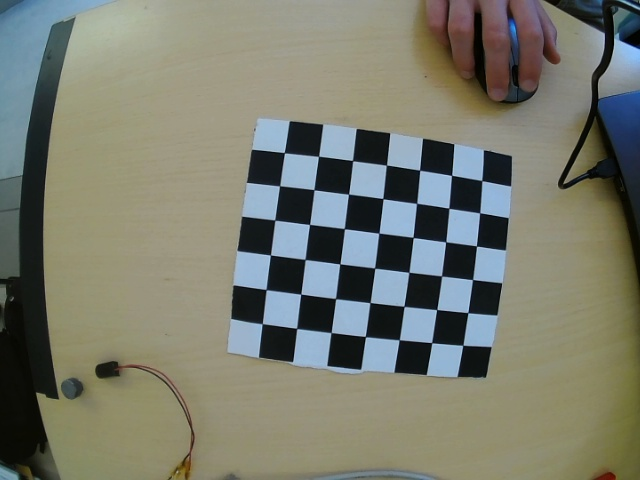
#> input picture Sources/Camera/Chessboard/chess_0.jpg, 640 x 480 px; its folder holds only this picture in this run
$ python test.py
#> lines starting #> are read from the running program, lines starting #| are printed output that depends on the picture; after the words box and inside, x2 and y2 are one past the last pixel; in counts of white or black regions, pixels touching at a corner belong together
import numpy as np
import cv2
import glob

# termination criteria
criteria = (cv2.TERM_CRITERIA_EPS + cv2.TERM_CRITERIA_MAX_ITER, 30, 0.001)

# prepare object points, like (0,0,0), (1,0,0), (2,0,0) ....,(6,5,0)
objp = np.zeros((6 * 7, 3), np.float32)
objp[:, :2] = np.mgrid[0:7, 0:6].T.reshape(-1, 2)

# Arrays to store object points and image points from all the images.
objpoints = []  # 3d point in real world space
imgpoints = []  # 2d points in image plane.

images = glob.glob('*.jpg')

for fname in images:
    img = cv2.imread(fname)
#> img is the input picture: shape (480, 640, 3); mean B, G, R 109.7, 122.9, 120.7
    gray = cv2.cvtColor(img, cv2.COLOR_BGR2GRAY)
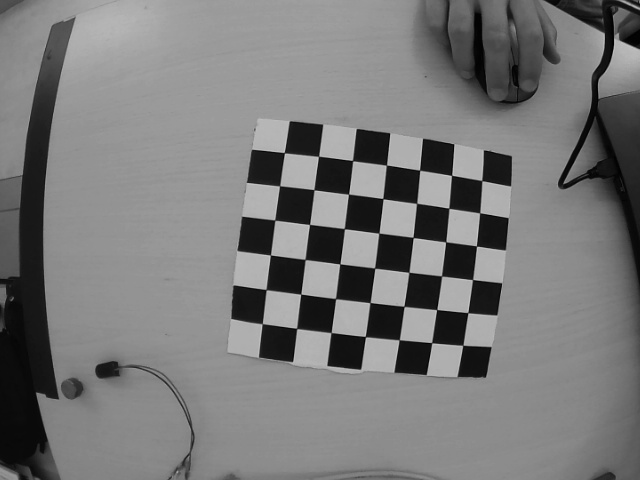
#> gray: shape (480, 640); min 0, max 204, mean 120.7

    # Find the chess board corners
    ret, corners = cv2.findChessboardCorners(gray, (7, 6), None)
#> ret = True; corners = 42 rows, first 8: [462.9, 345.2], [431.5, 343], [398.8, 340.1], [365.3, 336.7], [331, 332.6], [296.6, 328.4], [261.9, 323.7], [467.7, 313]

    # If found, add object points, image points (after refining them)
    if ret == True:
        # objpoints.append(objp)

        corners2 = cv2.cornerSubPix(gray, corners, (11, 11), (-1, -1), criteria)
#> corners2 = 42 rows, first 8: [462.9, 345.3], [431.7, 342.7], [399.3, 339.8], [365.4, 336.6], [331, 332.5], [296.6, 328.4], [262.3, 323.7], [467.8, 312.6]
        # imgpoints.append(corners)

        # Draw and display the corners
        cv2.drawChessboardCorners(img, (7, 6), corners2, ret)
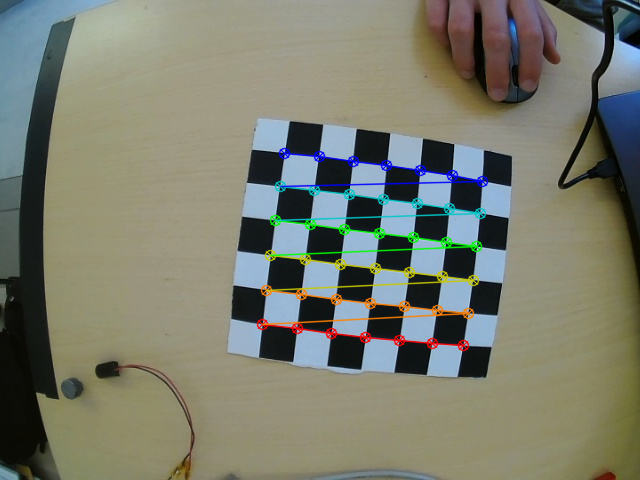
#> img: shape (480, 640, 3); 3.23% of pixels changed, all inside (x1, y1, x2, y2) = (256, 147, 489, 352)
        cv2.imshow('img', img)
        cv2.waitKey(500)

cv2.destroyAllWindows()

$ run again, on Sources/Camera/Chessboard/chess_12.jpg
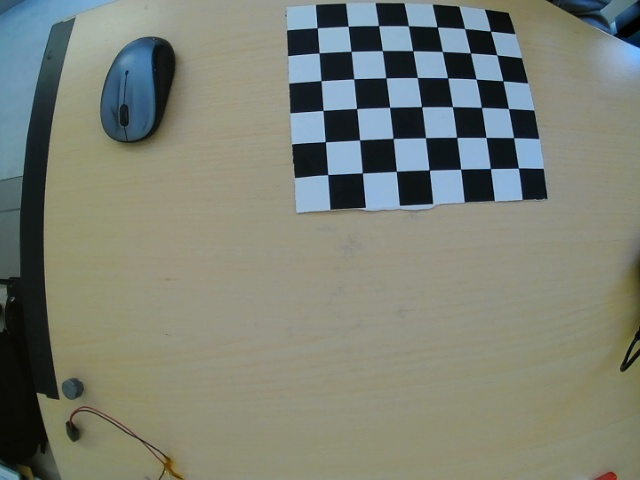
#> input picture Sources/Camera/Chessboard/chess_12.jpg, 640 x 480 px
#> img is the input picture: shape (480, 640, 3); mean B, G, R 116.7, 128, 123.1
#> `gray = cv2.cvtColor(img, cv2.COLOR_BGR2GRAY)`:
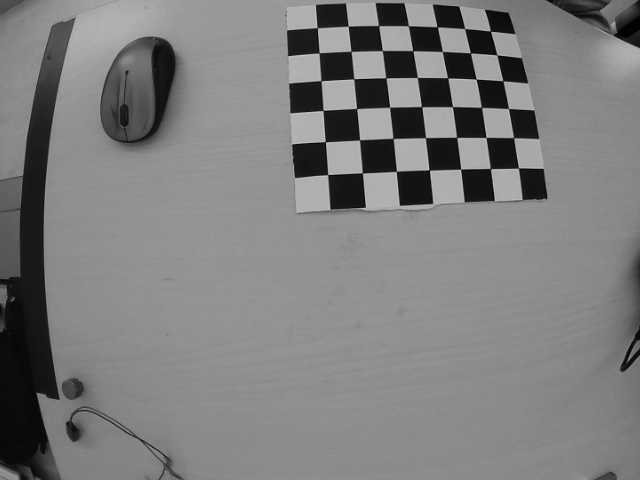
#> gray: shape (480, 640); min 0, max 202, mean 125.2
#> ret = True; corners = 42 rows, first 8: [518.5, 168], [490.1, 168.7], [460.5, 169], [429, 170], [396, 171.4], [362, 172.9], [328, 174.6], [513.7, 138]
#> corners2 = 42 rows, first 8: [518.5, 168], [490.4, 168.5], [460.6, 169.2], [429.3, 170.1], [396.3, 171.3], [362.3, 172.9], [327.7, 174.6], [513.6, 137.7]
#> `cv2.drawChessboardCorners(img, (7, 6), corners2, ret)`:
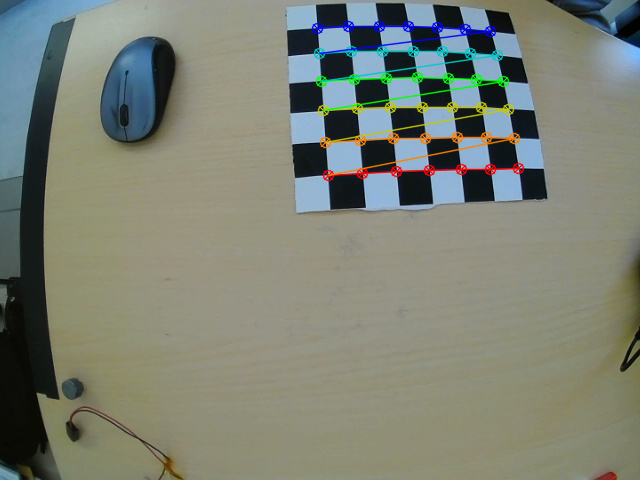
#> img: shape (480, 640, 3); 2.97% of pixels changed, all inside (x1, y1, x2, y2) = (311, 20, 525, 182)

$ run again, on Sources/Camera/Chessboard/chess_13.jpg
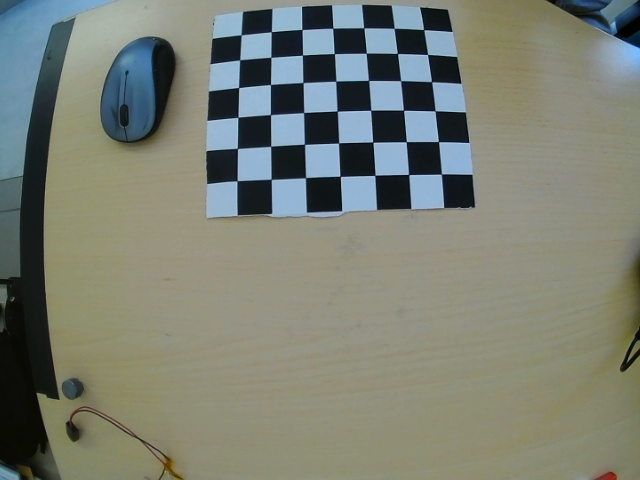
#> input picture Sources/Camera/Chessboard/chess_13.jpg, 640 x 480 px
#> img is the input picture: shape (480, 640, 3); mean B, G, R 115.4, 127.1, 122.4
#> `gray = cv2.cvtColor(img, cv2.COLOR_BGR2GRAY)`:
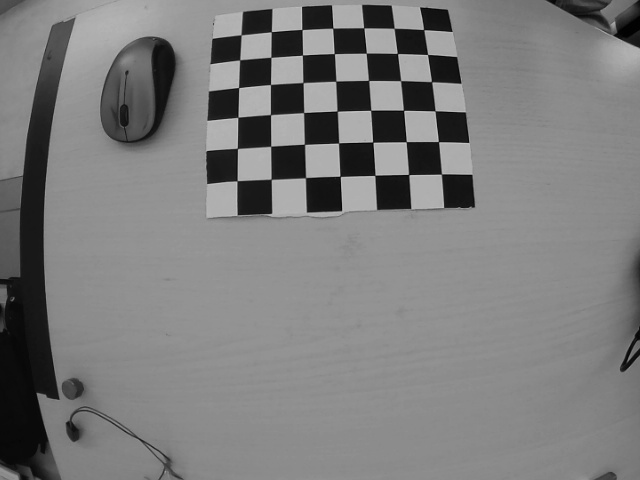
#> gray: shape (480, 640); min 0, max 201, mean 124.4
#> ret = True; corners = 42 rows, first 8: [441.5, 174], [408.8, 174.2], [374.8, 175.2], [340, 176.1], [305.8, 177.7], [271.1, 179.2], [237.2, 180.8], [438.2, 141.7]
#> corners2 = 42 rows, first 8: [441.4, 174], [408.6, 174.5], [374.9, 175.3], [340.1, 176.4], [305.5, 177.6], [271.2, 179.3], [237.1, 180.7], [438.5, 141.6]
#> `cv2.drawChessboardCorners(img, (7, 6), corners2, ret)`:
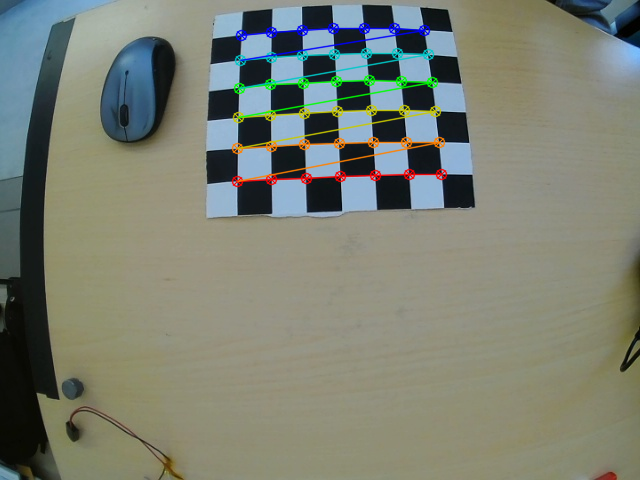
#> img: shape (480, 640, 3); 3.11% of pixels changed, all inside (x1, y1, x2, y2) = (231, 22, 448, 188)

$ run again, on Sources/Camera/Chessboard/chess_14.jpg
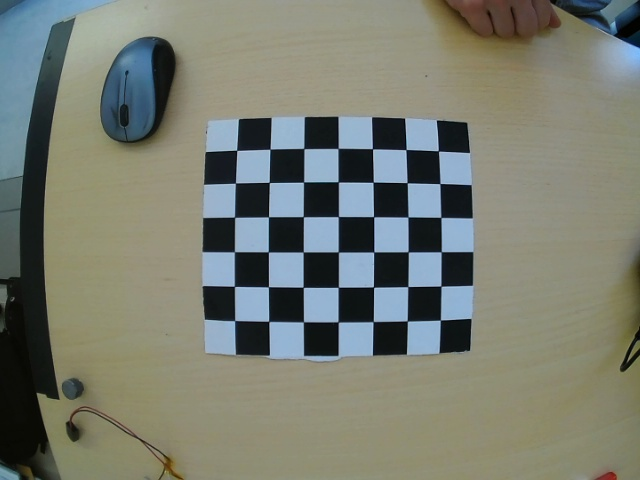
#> input picture Sources/Camera/Chessboard/chess_14.jpg, 640 x 480 px
#> img is the input picture: shape (480, 640, 3); mean B, G, R 112.5, 124, 120
#> `gray = cv2.cvtColor(img, cv2.COLOR_BGR2GRAY)`:
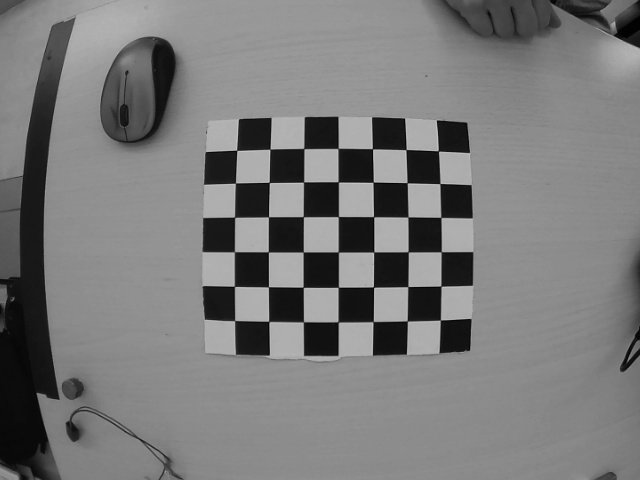
#> gray: shape (480, 640); min 0, max 200, mean 121.5
#> ret = True; corners = 42 rows, first 8: [440.1, 320], [407.1, 321.2], [373, 321.8], [338, 322], [303.4, 321.9], [269.1, 321.3], [234.6, 320.8], [441, 286]
#> corners2 = 42 rows, first 8: [440.4, 320.1], [407.3, 321], [373.2, 321.6], [338.2, 321.9], [303.4, 321.8], [268.7, 321.4], [234.6, 320.6], [441, 286.1]
#> `cv2.drawChessboardCorners(img, (7, 6), corners2, ret)`:
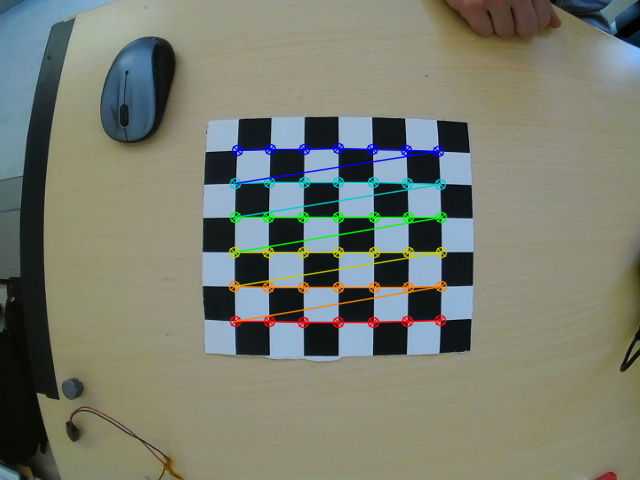
#> img: shape (480, 640, 3); 3.26% of pixels changed, all inside (x1, y1, x2, y2) = (228, 142, 448, 329)

$ run again, on Sources/Camera/Chessboard/chess_1.jpg
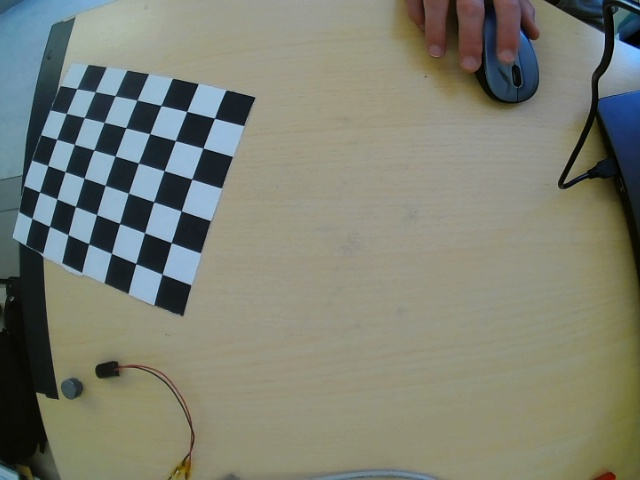
#> input picture Sources/Camera/Chessboard/chess_1.jpg, 640 x 480 px
#> img is the input picture: shape (480, 640, 3); mean B, G, R 115, 127.6, 124.4
#> `gray = cv2.cvtColor(img, cv2.COLOR_BGR2GRAY)`:
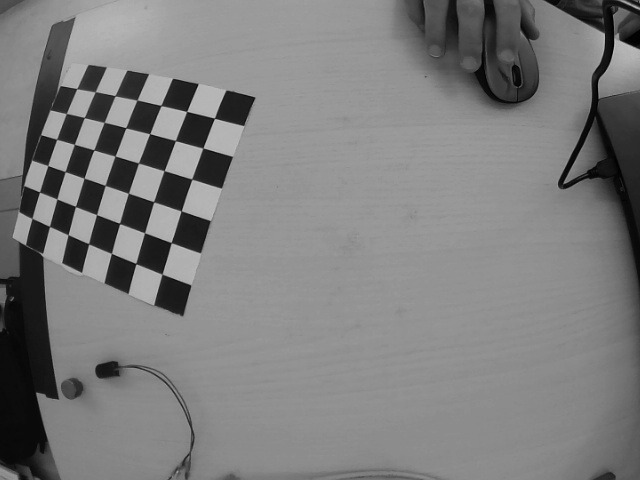
#> gray: shape (480, 640); min 0, max 198, mean 125.2
#> ret = False; corners = None
